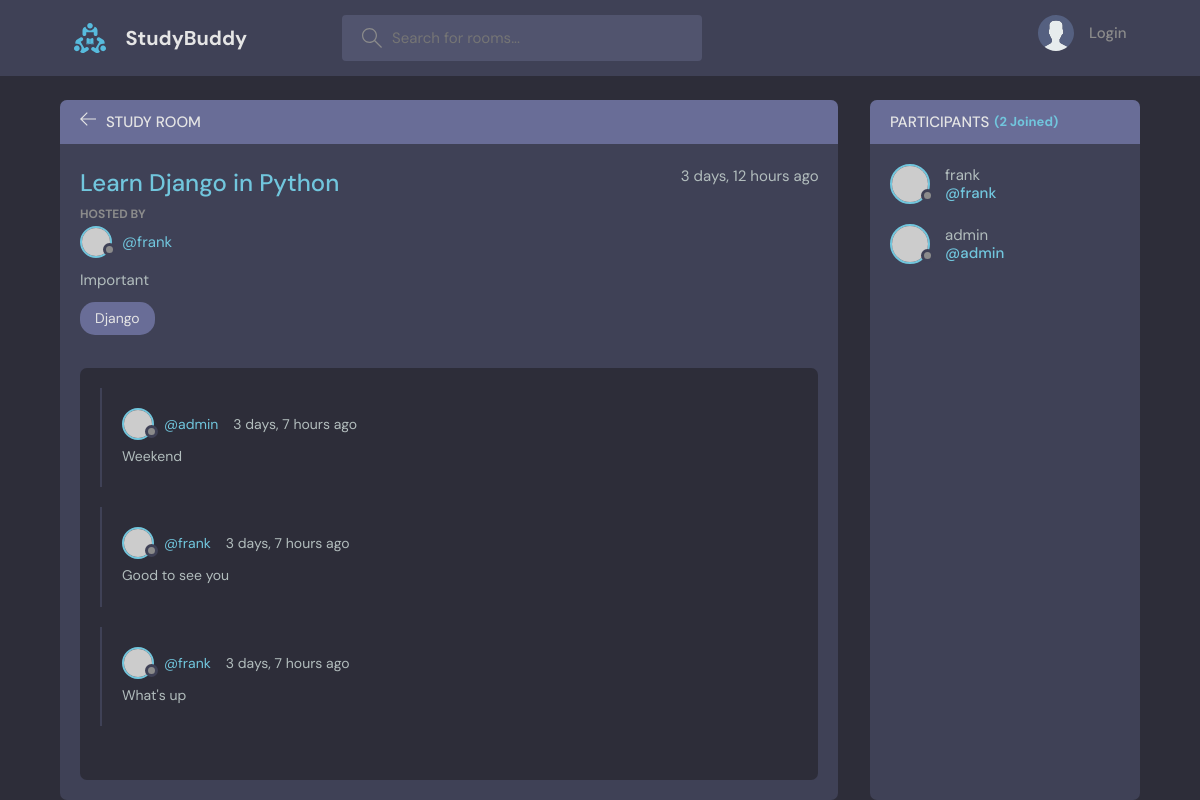
The page /room/4/ on the database as committed earlier.
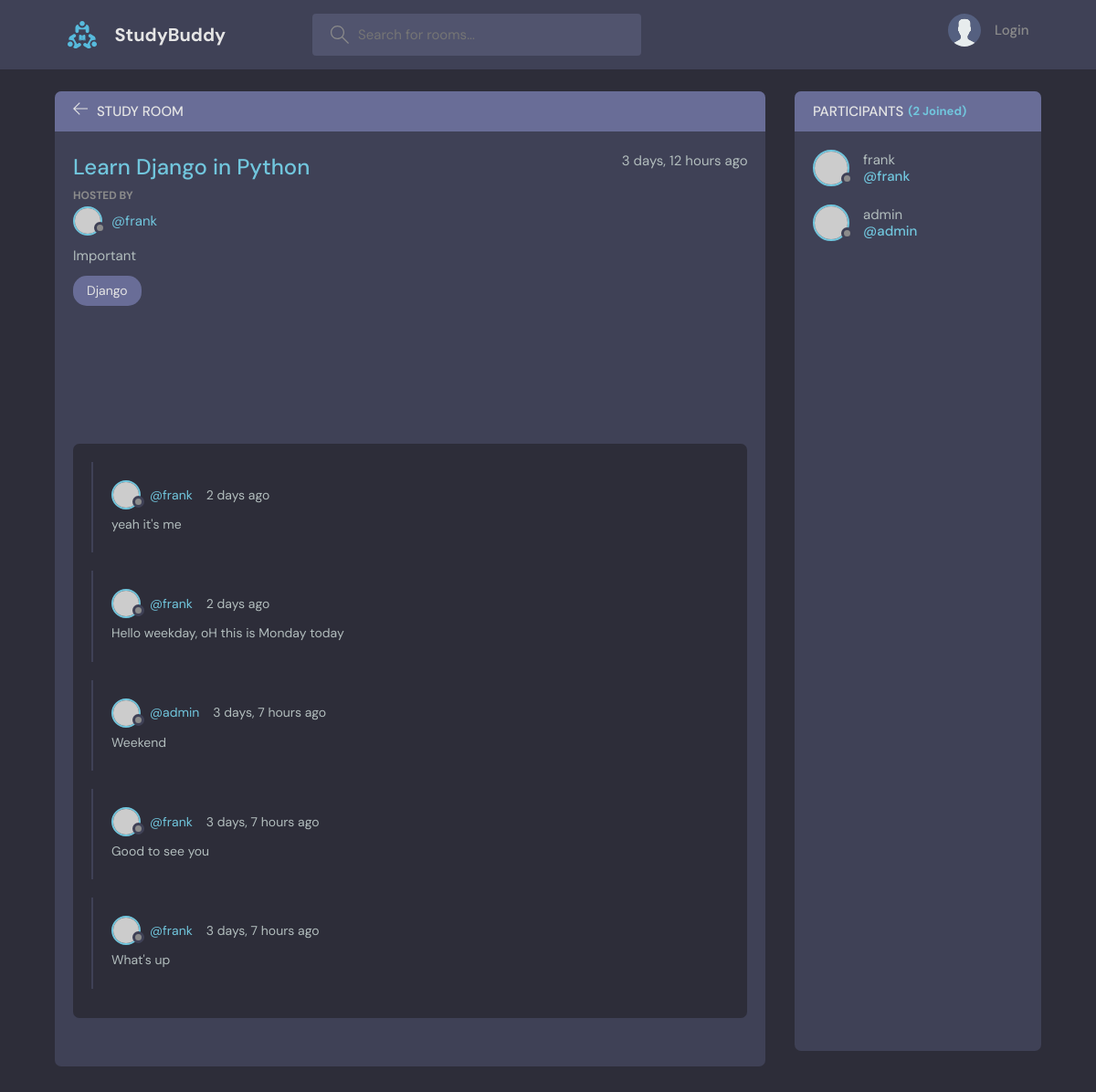
The same page on the database as committed later.
### base/models.py (models this page shows, shortened)
class Message(models.Model):
    user = models.ForeignKey(User, on_delete=models.CASCADE)
    room = models.ForeignKey(Room, on_delete=models.CASCADE)
    body = models.TextField()
    updated = models.DateTimeField(auto_now=True)
    created = models.DateTimeField(auto_now_add=True)
    class Meta:
        ordering = ['-updated', '-created']

### base/views.py (the view, shortened to what this page needs)
# urls.py: path('room/<str:pk>/', views.room, name="room"),
def room(request, pk):
    room = Room.objects.get(id=pk)
    room_messages = room.message_set.all() #.order_by('-created')
    participants = room.participants.all()
    context = {'room': room, 'room_messages': room_messages, 'participants': participants}
    return render(request, 'base/room.html', context)

### base/models.py (called while the page is built)
    def __str__(self):
        return self.name

### base/templates/base/room.html (shortened to what this page needs)
{% extends 'main.html' %} {% block content %}
<main class="profile-page layout layout--2">
  <div class="container">
    <div class="room">
      <div class="room__top">
        <div class="room__topLeft">
          <a href="{% url 'home' %}">
            <svg version="1.1" xmlns="http://www.w3.org/2000/svg" width="32" height="32" viewBox="0 0 32 32">
              <title>arrow-left</title>
              <path
                d="M13.723 2.286l-13.723 13.714 13.719 13.714 1.616-1.611-10.96-10.96h27.625v-2.286h-27.625l10.965-10.965-1.616-1.607z">
              </path>
            </svg>
          </a>
          <h3>Study Room</h3>
        </div>
      </div>
      <div class="room__box scroll">
        <div class="room__header scroll">
          <div class="room__info">
            <h3>{{ room.name }}</h3>
            <span>{{ room.created|timesince }} ago</span>
          </div>
          <div class="room__hosted">
            <p>Hosted By</p>
            <a href="{% url 'user-profile' room.host.id %}" class="room__author">
              <div class="avatar avatar--small">
                <img src="https://randomuser.me/api/portraits/men/37.jpg" />
              </div>
              <span>@{{ room.host.username}}</span>
            </a>
          </div>
          <div class="room__details">{{ room.description }}</div>
          <span class="room__topics">{{ room.topic}}</span>
        </div>
        <div class="room__conversation">
          <div class="threads scroll">
            {% for message in room_messages %}
            <div class="thread">
              <div class="thread__top">
                <div class="thread__author">
                  <a href="{% url 'user-profile' message.user.id %}" class="thread__authorInfo">
                    <div class="avatar avatar--small">
                      <img src="https://randomuser.me/api/portraits/men/37.jpg" />
                    </div>
                    <span>@{{ message.user.username }}</span>
                  </a>
                  <span class="thread__date">{{ message.created|timesince }} ago</span>
                </div>
              </div>
              <div class="thread__details">{{ message.body}}</div>
            </div>
            {% endfor %}
          </div>
        </div>
      </div>
    </div>
    <div class="participants">
      <h3 class="participants__top">
        Participants <span><b>({{ participants.count }} Joined)</b></span>
      </h3>
      <div class="participants__list scroll">
        {% for user in participants %}
        <a href="{% url 'user-profile' user.id %}" class="participant">
          <div class="avatar avatar--medium">
            <img src="https://randomuser.me/api/portraits/men/37.jpg" />
          </div>
          <p>
            {{ user.username}}
            <span>@{{ user.username}}</span>
          </p>
        </a>
        {% endfor %}
      </div>
    </div>
  </div>
</main>
{% endblock %}

Rows that differ between the two databases and show on the page:
added Message: user.username "frank", created "2 days", body "yeah it's me"
added Message: user.username "frank", created "2 days", body "Hello weekday, oH this is Monday today"
